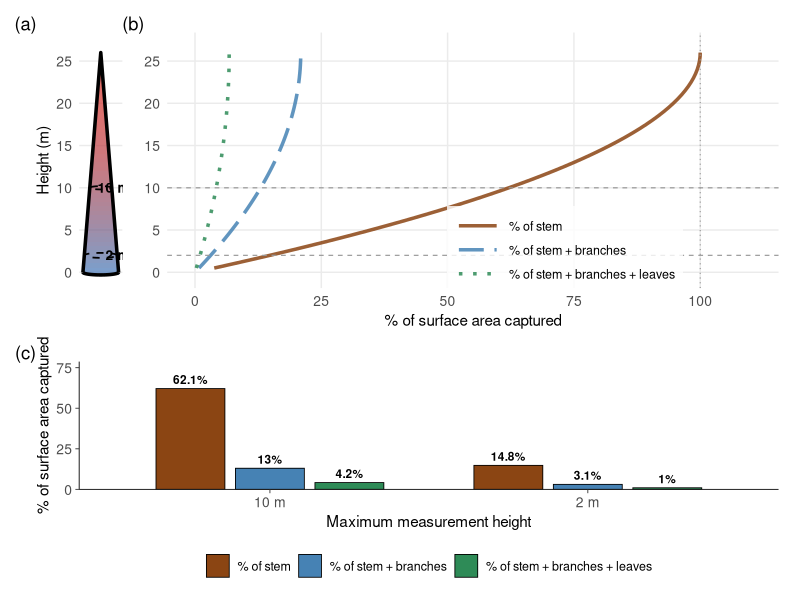
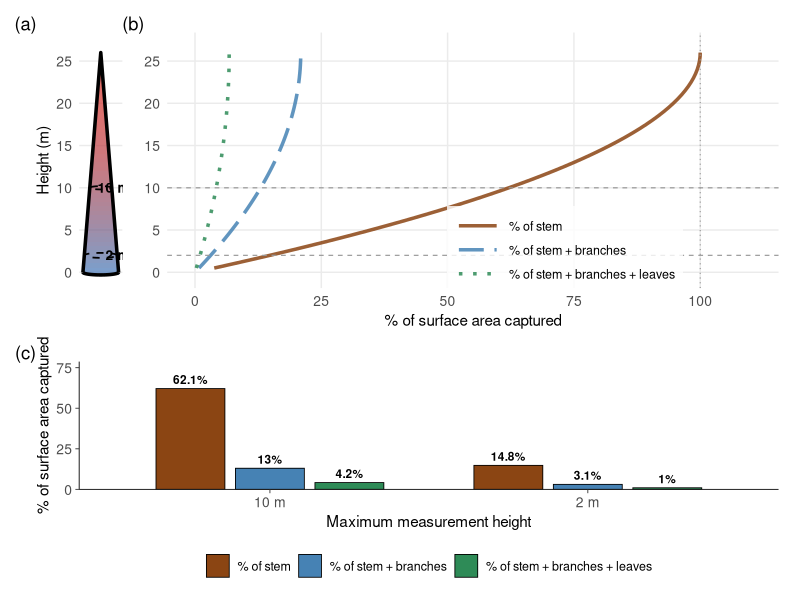

Reproduce these figures in R, in order.
#!/usr/bin/env Rscript
# =============================================================================
# figure_truncation.R
# Combined figure: 3D cone schematic + capture curves + bar chart.
#
# Demonstrates the fraction of tree surface area sampled when measuring
# only below 2 m or 10 m, for a representative NE canopy tree.
#
# Assumptions:
#   - 26 m tall, 40 cm DBH (typical canopy tree at Harvard / Yale forests)
#   - Stem tapers linearly from radius at ground to 0 at tree top (cone)
#   - Whittaker & Woodwell (1967) surface area ratios:
#       stem bark   = 0.45 m² m⁻² ground
#       branch bark = 1.70 m² m⁻² ground
#   - LAI = 4.5 m² m⁻² ground
#   - Only stem surface area is measured (no branches or leaves captured),
#     so the numerator is always stem SA below h; the denominator varies
#     to show how little of the whole tree is actually sampled.
#
# Output: 2-panel figure (cone | capture curves)
# =============================================================================

library(ggplot2)
library(patchwork)

# ═══════════════════════════════════════════════════════════════════════════════
# 1. TREE GEOMETRY
# ═══════════════════════════════════════════════════════════════════════════════

tree_height      <- 26      # m
dbh              <- 0.40    # m (40 cm)
dbh_height       <- 1.37    # m
base_radius      <- dbh / 2
height_above_dbh <- tree_height - dbh_height

# Whittaker & Woodwell surface area indices
stem_bark_index   <- 0.45   # m² stem bark / m² ground
branch_bark_index <- 1.70   # m² branch bark / m² ground
leaf_area_index   <- 4.5    # m² leaf / m² ground

# ── Helper functions ──────────────────────────────────────────────────────────

radius_at <- function(h) {
  pmax(0, base_radius * (tree_height - h) / height_above_dbh)
}

cone_lateral_area <- function(h1, h2) {
  r1 <- radius_at(h1)
  r2 <- radius_at(h2)
  slant <- sqrt((h2 - h1)^2 + (r1 - r2)^2)
  pi * (r1 + r2) * slant
}

# ── Totals ────────────────────────────────────────────────────────────────────

total_stem_area   <- cone_lateral_area(0, tree_height)
ground_area       <- total_stem_area / stem_bark_index
total_branch_area <- ground_area * branch_bark_index
total_leaf_area   <- ground_area * leaf_area_index

cat("Tree parameters:\n")
cat("  Height:", tree_height, "m | DBH:", dbh * 100, "cm\n")
cat("  Total stem SA:  ", round(total_stem_area, 1), "m²\n")
cat("  Total branch SA:", round(total_branch_area, 1), "m²\n")
cat("  Total leaf SA:  ", round(total_leaf_area, 1), "m²\n\n")

# ── Capture fraction at height h ──────────────────────────────────────────────
# Only stem surface area below h is measured (no branches or leaves captured).
# Three denominators show the fraction of progressively larger totals.

capture_at <- function(h) {
  stem_below <- cone_lateral_area(0, h)

  c(stem       = 100 * stem_below / total_stem_area,
    stem_br    = 100 * stem_below / (total_stem_area + total_branch_area),
    stem_br_lf = 100 * stem_below / (total_stem_area + total_branch_area +
                                      total_leaf_area))
}

# Print summary table
for (h in c(2, 10)) {
  pcts <- capture_at(h)
  cat(sprintf("At %2d m:  %% of stem = %4.1f%%  |  %% of stem+branch = %4.1f%%  |  %% of stem+branch+leaf = %4.1f%%\n",
              h, pcts["stem"], pcts["stem_br"], pcts["stem_br_lf"]))
}
cat("\n")

# ═══════════════════════════════════════════════════════════════════════════════
# 2. PANEL A: 3-D CONE SCHEMATIC (gradient fill + ellipses)
# ═══════════════════════════════════════════════════════════════════════════════

create_cone_panel <- function() {

  stretch <- 5
  heights <- seq(0, tree_height, 0.1)
  radii   <- sapply(heights, radius_at)

  # ── Gradient-filled segments ──
  n_seg    <- 50
  h_breaks <- seq(0, tree_height, length.out = n_seg + 1)
  seg_pct  <- numeric(n_seg)
  for (i in seq_len(n_seg)) {
    h_mid <- (h_breaks[i] + h_breaks[i + 1]) / 2
    seg_pct[i] <- if (h_mid == 0) 0 else
      100 * cone_lateral_area(0, h_mid) / total_stem_area
  }
  norm <- (seg_pct - min(seg_pct)) / diff(range(seg_pct))
  pal  <- colorRampPalette(c("#4575b4", "#d73027"))(100)
  seg_col <- pal[pmax(1, pmin(100, round(norm * 99) + 1))]

  # Build polygon data for each segment
  max_ext <- max(radii) * stretch * 0.3
  zones <- do.call(rbind, lapply(seq_len(n_seg), function(i) {
    h_seq <- seq(h_breaks[i], h_breaks[i + 1], length.out = 20)
    r_seq <- sapply(h_seq, radius_at) * stretch
    # Extend bottom segment below 0 to cover base ellipse
    if (h_breaks[i] == 0) {
      h_ext <- c(seq(-max_ext, 0, length.out = 10), h_seq)
      r_ext <- c(rep(r_seq[1], 10), r_seq)
    } else {
      h_ext <- h_seq; r_ext <- r_seq
    }
    data.frame(height = c(h_ext, rev(h_ext)),
               radius = c(r_ext, -rev(r_ext)),
               zone   = paste0("s", i),
               color  = seg_col[i])
  }))

  # Outline
  outline <- data.frame(
    height = c(heights, rev(heights)),
    radius = c(radii * stretch, -rev(radii * stretch))
  )

  # Ellipses (3-D perspective)
  make_ellipse <- function(h, n = 100) {
    r <- radius_at(h) * stretch
    theta <- seq(0, 2 * pi, length.out = n)
    data.frame(x = r * cos(theta),
               y = h + r * 0.3 * sin(theta))
  }
  make_base_arc <- function(h = 0, n = 50) {
    r <- radius_at(h) * stretch
    theta <- seq(pi, 2 * pi, length.out = n)
    data.frame(x = r * cos(theta),
               y = h + r * 0.3 * sin(theta))
  }

  ell_2  <- make_ellipse(2)
  ell_10 <- make_ellipse(10)
  base_c <- make_base_arc(0)

  xlim <- max(radii) * stretch * 1.1

  p <- ggplot() +
    geom_polygon(data = zones,
                 aes(x = radius, y = height, fill = color, group = zone),
                 alpha = 0.7) +
    geom_path(data = outline, aes(x = radius, y = height),
              color = "black", linewidth = 1.2) +
    geom_path(data = ell_2,  aes(x = x, y = y),
              color = "black", linewidth = 0.6, linetype = "dashed") +
    geom_path(data = ell_10, aes(x = x, y = y),
              color = "black", linewidth = 0.6, linetype = "dashed") +
    geom_path(data = base_c, aes(x = x, y = y),
              color = "black", linewidth = 1.2) +
    # Height annotations
    annotate("text", x = xlim * 0.85, y = 2,  label = "2 m",
             size = 3.5, fontface = "bold") +
    annotate("text", x = xlim * 0.65, y = 10, label = "10 m",
             size = 3.5, fontface = "bold") +
    scale_fill_identity() +
    coord_fixed(ratio = 0.5) +
    scale_x_continuous(limits = c(-xlim, xlim), name = NULL) +
    scale_y_continuous(breaks = seq(0, 25, 5), limits = c(-0.5, 27),
                       name = "Height (m)") +
    theme_minimal(base_size = 11) +
    theme(legend.position  = "none",
          axis.text.x      = element_blank(),
          axis.ticks.x     = element_blank(),
          axis.text.y      = element_text(size = 10),
          axis.title.y     = element_text(size = 11),
          panel.grid.major.x = element_blank(),
          panel.grid.minor   = element_blank(),
          plot.margin = margin(5, 0, 5, 5))

  list(plot = p, seg_pct_range = range(seg_pct))
}

# ═══════════════════════════════════════════════════════════════════════════════
# 3. PANEL B: CAPTURE CURVES (3 lines: stem, stem+branch, stem+branch+leaf)
# ═══════════════════════════════════════════════════════════════════════════════

create_capture_panel <- function(seg_range) {

  h_seq <- seq(0.5, tree_height, 0.5)
  curves <- do.call(rbind, lapply(h_seq, function(h) {
    pcts <- capture_at(h)
    data.frame(height = h,
               category = c("% of stem", "% of stem + branches", "% of stem + branches + leaves"),
               pct = as.numeric(pcts))
  }))
  curves$category <- factor(curves$category,
    levels = c("% of stem", "% of stem + branches", "% of stem + branches + leaves"))

  cat_colors <- c("% of stem"                        = "#8B4513",
                   "% of stem + branches"             = "#4682B4",
                   "% of stem + branches + leaves"    = "#2E8B57")

  p <- ggplot(curves, aes(x = pct, y = height, color = category, linetype = category)) +
    geom_line(linewidth = 1.2, alpha = 0.85) +
    # Dashed horizontal reference lines
    geom_hline(yintercept = c(2, 10), color = "grey60",
               linewidth = 0.4, linetype = "dashed") +
    geom_vline(xintercept = 100, color = "grey60",
               linewidth = 0.4, linetype = "dotted") +
    scale_color_manual(values = cat_colors, name = NULL) +
    scale_linetype_manual(values = c("solid", "longdash", "dotted"), name = NULL) +
    scale_x_continuous(breaks = seq(0, 100, 25), limits = c(0, 110),
                       name = "% of surface area captured") +
    scale_y_continuous(breaks = seq(0, 25, 5), limits = c(-0.5, 27),
                       name = NULL) +
    theme_minimal(base_size = 11) +
    theme(legend.position  = c(0.65, 0.15),
          legend.background = element_rect(fill = alpha("white", 0.8),
                                           color = NA),
          legend.text       = element_text(size = 9),
          legend.key.width  = unit(1.2, "cm"),
          axis.text         = element_text(size = 10),
          axis.title.x      = element_text(size = 11),
          panel.grid.minor  = element_blank(),
          plot.margin = margin(5, 5, 5, 0))

  p
}

# ═══════════════════════════════════════════════════════════════════════════════
# 4. PANEL C: BAR CHART (% captured at 2 m and 10 m)
# ═══════════════════════════════════════════════════════════════════════════════

create_bar_panel <- function() {

  bar_data <- do.call(rbind, lapply(c(2, 10), function(h) {
    pcts <- capture_at(h)
    data.frame(
      threshold = paste0(h, " m"),
      category  = c("% of stem", "% of stem + branches", "% of stem + branches + leaves"),
      pct       = as.numeric(pcts)
    )
  }))
  bar_data$category <- factor(bar_data$category,
    levels = c("% of stem", "% of stem + branches", "% of stem + branches + leaves"))

  cat_colors <- c("% of stem"                        = "#8B4513",
                   "% of stem + branches"             = "#4682B4",
                   "% of stem + branches + leaves"    = "#2E8B57")

  p <- ggplot(bar_data, aes(x = threshold, y = pct, fill = category)) +
    geom_col(position = position_dodge(width = 0.75), width = 0.65,
             color = "black", linewidth = 0.3) +
    geom_text(aes(label = paste0(round(pct, 1), "%")),
              position = position_dodge(width = 0.75),
              vjust = -0.5, size = 3, fontface = "bold") +
    scale_fill_manual(values = cat_colors, name = NULL) +
    scale_y_continuous(limits = c(0, 75), breaks = seq(0, 75, 25),
                       expand = expansion(mult = c(0, 0.05)),
                       name = "% of surface area captured") +
    labs(x = "Maximum measurement height") +
    theme_classic(base_size = 11) +
    theme(legend.position = "bottom",
          legend.text     = element_text(size = 9),
          axis.line       = element_line(linewidth = 0.3),
          axis.ticks      = element_line(linewidth = 0.3),
          axis.title      = element_text(size = 11),
          axis.text       = element_text(size = 10),
          plot.margin     = margin(5, 10, 5, 5))

  p
}

# ═══════════════════════════════════════════════════════════════════════════════
# 5. COMBINE & SAVE
# ═══════════════════════════════════════════════════════════════════════════════

cone_result <- create_cone_panel()
p_cone    <- cone_result$plot
p_curves  <- create_capture_panel(cone_result$seg_pct_range)
p_bars    <- create_bar_panel()

# Layout: top row = cone + curves (matched y-axes), bottom row = bar chart
combined <- (p_cone | p_curves) / p_bars +
  plot_layout(heights = c(2, 1)) +
  plot_annotation(tag_levels = "a",
                  tag_prefix = "(", tag_suffix = ")")

# ── Save ──────────────────────────────────────────────────────────────────────

base_dir <- "/Users/jongewirtzman/My Drive/Research/whole_tree_flux"
out_dir  <- file.path(base_dir, "figures")
if (!dir.exists(out_dir)) dir.create(out_dir, recursive = TRUE)

ggsave(file.path(out_dir, "figure_truncation.pdf"), combined,
       width = 8, height = 9, units = "in")
ggsave(file.path(out_dir, "figure_truncation.png"), combined,
       width = 8, height = 9, units = "in", dpi = 300)

cat("Saved: figure_truncation.pdf/.png\n")
